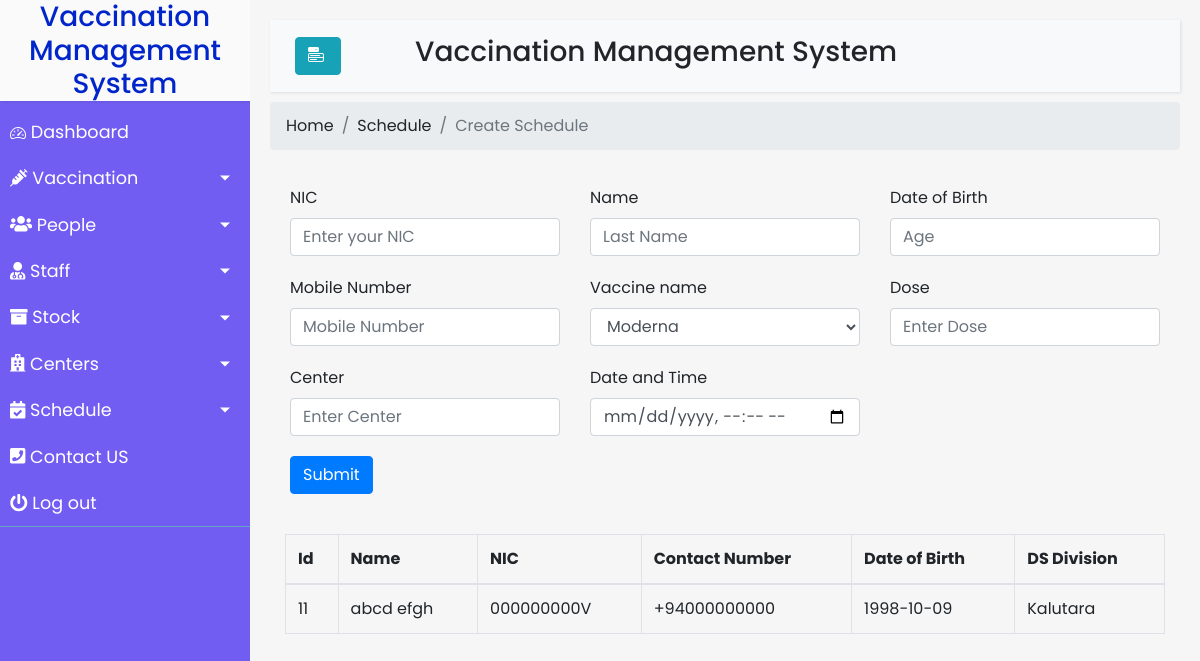
The app's page /schedule/addSchedule.php with its own data.
### tables this page shows
CREATE TABLE `people` (
  `id` int(20) NOT NULL,
  `name` varchar(255) NOT NULL,
  `nic` varchar(20) NOT NULL,
  `ContactNumber` varchar(20) NOT NULL,
  `email` varchar(255) NOT NULL,
  `dob` varchar(20) NOT NULL,
  `address` varchar(255) NOT NULL,
  `gender` varchar(20) NOT NULL,
  `province` varchar(255) NOT NULL,
  `district` varchar(255) NOT NULL,
  `ds` varchar(255) NOT NULL
);

### schedule/addSchedule.php (the view, shortened to what this page needs)
<?php
include "database.php";
$result = mysqli_query($conn,"SELECT * FROM people order by id ;");
?>
<!DOCTYPE html>
<html>
<head>
    <link rel="stylesheet" href="https://stackpath.bootstrapcdn.com/bootstrap/4.1.0/css/bootstrap.min.css">
    <link rel="stylesheet" href="https://cdn.jsdelivr.net/npm/bootstrap-icons@1.5.0/font/bootstrap-icons.css">
    <link rel="stylesheet" href="/webPro/Vaccination/Homepage.css">
    <link rel="stylesheet" href="/webPro/Vaccination/schedStyle.css">
</head>
<body>
    <div class="wrapper">
        <?php include '../navbar.php' ?>
        <div id="content">
            <nav class="navbar navbar-expand-lg navbar-light bg-light">
                <div class="container-fluid">
                    <button type="button" id="sidebarCollapse" class="btn btn-info ">
                        <i class="bi bi-menu-button-fill"></i>
                    </button>
                    <h3 style="margin-right: 30%;">Vaccination Management System</h3>
                </div>
            </nav>
            <nav aria-label="breadcrumb">
                <ol class="breadcrumb">
                    <li class="breadcrumb-item"><a href="/webPro/Dashboard.php">Home</a></li>
                    <li class="breadcrumb-item"><a href="ViewSchedule.php">Schedule</a></li>
                    <li class="breadcrumb-item active" aria-current="page">Create Schedule</li>
                </ol>
            </nav>
              <div>
                            <div class="card-body">
                                <form action="schedinsert.php" method="POST">
                                    <div class="row">
                                        <div class="col-xl-4 col-md-6 col-12 mb-1">
                                            <div class="form-group">
                                                <label for="nic">NIC</label>
                                                <input type="disbled" class="form-control" id="nic"  name="nic"  placeholder="Enter your NIC" required/>
                                            </div>
                                        </div>
                                        <div class="col-xl-4 col-md-6 col-12 mb-1">
                                            <div class="form-group">
                                                <label for="name">Name</label>
                                                <input type="text" class="form-control" id="name"  name="name"    placeholder="Last Name" required/>
                                            </div>
                                        </div>
                                        <div class="col-xl-4 col-md-6 col-12 mb-1">
                                            <div class="form-group">
                                                <label for="age">Date of Birth</label>
                                                <input type="text" class="form-control" id="dob" name="age"  placeholder="Age" required/>
                                            </div>
                                        </div>
                                        <div class="col-xl-4 col-md-6 col-12 mb-1">
                                            <div class="form-group">
                                                <label for="mobilenum">Mobile Number</label>
                                                <input type="text" class="form-control" id="mobilenum" name="mobilenum"    placeholder="Mobile Number" required/>
                                            </div>
                                        </div>
                                        <div class="col-xl-4 col-md-6 col-12 mb-1">
                                            <div class="form-group">
                                                <label for="vname">Vaccine name</label>
                                                <select class="form-control" value="a" id="vname" name="s_name" placeholder="Vaccine Name" required>
                                                    <option value="Moderna">Moderna</option>
                                                </select>
                                            </div>
                                        </div>
                                        <div class="col-xl-4 col-md-6 col-12 mb-1">
                                            <div class="form-group">
                                                <label for="dose">Dose</label>
                                                <input type="text" class="form-control" id="dose" name="s_dose"   placeholder="Enter Dose" required/>
                                            </div>
                                        </div>
                                        <div class="col-xl-4 col-md-6 col-12 mb-1">
                                            <div class="form-group">
                                                <label for="center">Center</label>
                                                <input type="text" class="form-control" id="ds" name="s_center"  placeholder="Enter Center" required/>
                                            </div>
                                        </div>
                                        <div class="col-xl-4 col-md-6 col-12 mb-1">
                                            <div class="form-group">
                                                <label for="datetime">Date and Time</label>
                                                <input type="datetime-local" class="form-control" id="datetime"   name="s_datetime"  required/>
                                            </div>
                                        </div>
                                    </div>
                                    <div class="row">
                                    <div class="col-xl-4 col-md-6 col-12 mb-1">
                                            <div class="form-group">
                                                <button class="btn btn-primary" type="submit" name="submit">Submit</button>
                                            </div>
                                        </div>
                                    </div>
                                </form>
                            </div>
            <div class="col-md-12">
            <div class="table-responsive">
                <table id="table" class="table table-bordered">
                    <thead>
                        <tr>
                            <th scope="col">Id</th>
                            <th scope="col">Name</th>
                            <th scope="col">NIC</th>
                            <th scope="col">Contact Number</th>
                            <th scope="col">Date of Birth</th>
                            <th scope="col">DS Division</th>
                        </tr>
                    </thead>
                    <tbody>
                        <?php
                        $i=0;
                        while($row = mysqli_fetch_array($result)) {
                        ?>
                        <tr class="<?php if(isset($classname)) echo $classname;?>">
                            <td><?php echo $row["id"]; ?></td>
                            <td><?php echo $row["name"]; ?></td>
                            <td><?php echo $row["nic"]; ?></td>
                            <td><?php echo $row["ContactNumber"]; ?></td>
                            <td><?php echo $row["dob"]; ?></td>
                            <td><?php echo $row["ds"]; ?></td>
                        </tr>
                        <?php $i++; } ?>
                    </tbody>
                </table>
            </div>
            </div>
            </div>
        </div>
    </div>
</body>
</html>

### Vaccination/Homepage.css (style rules this page uses)
body { font-family: 'Poppins', sans-serif; background: #e785eb; }
a, a:hover, a:focus { color: inherit; text-decoration: none; transition: all 0.3s; }
.navbar { padding: 15px 10px; background: #fff; border: none; border-radius: 0; margin-bottom: 10px; box-shadow: 1px 1px 3px rgba(0, 0, 0, 0.1); }
i, span { display: inline-block; }
.wrapper { display: flex; align-items: stretch; }
#content { width: 100%; padding: 20px; min-height: 100vh; transition: all 0.3s; background-color: #f6f6f6; }

### css/Homepage.css (style rules this page uses)
body { font-family: 'Poppins', sans-serif; background: #fafafa; }
a, a:hover, a:focus { color: inherit; text-decoration: none; transition: all 0.3s; }
.navbar { padding: 15px 10px; background: #fff; border: none; border-radius: 0; margin-bottom: 10px; box-shadow: 1px 1px 3px rgba(0, 0, 0, 0.1); }
i, span { display: inline-block; }
.wrapper { display: flex; align-items: stretch; }
#content { width: 100%; padding: 20px; min-height: 100vh; transition: all 0.3s; background-color: #f6f6f6; }

### records on screen
people: id "11", name "abcd efgh", nic "000000000V", ContactNumber "+94000000000", dob "1998-10-09", ds "Kalutara"
